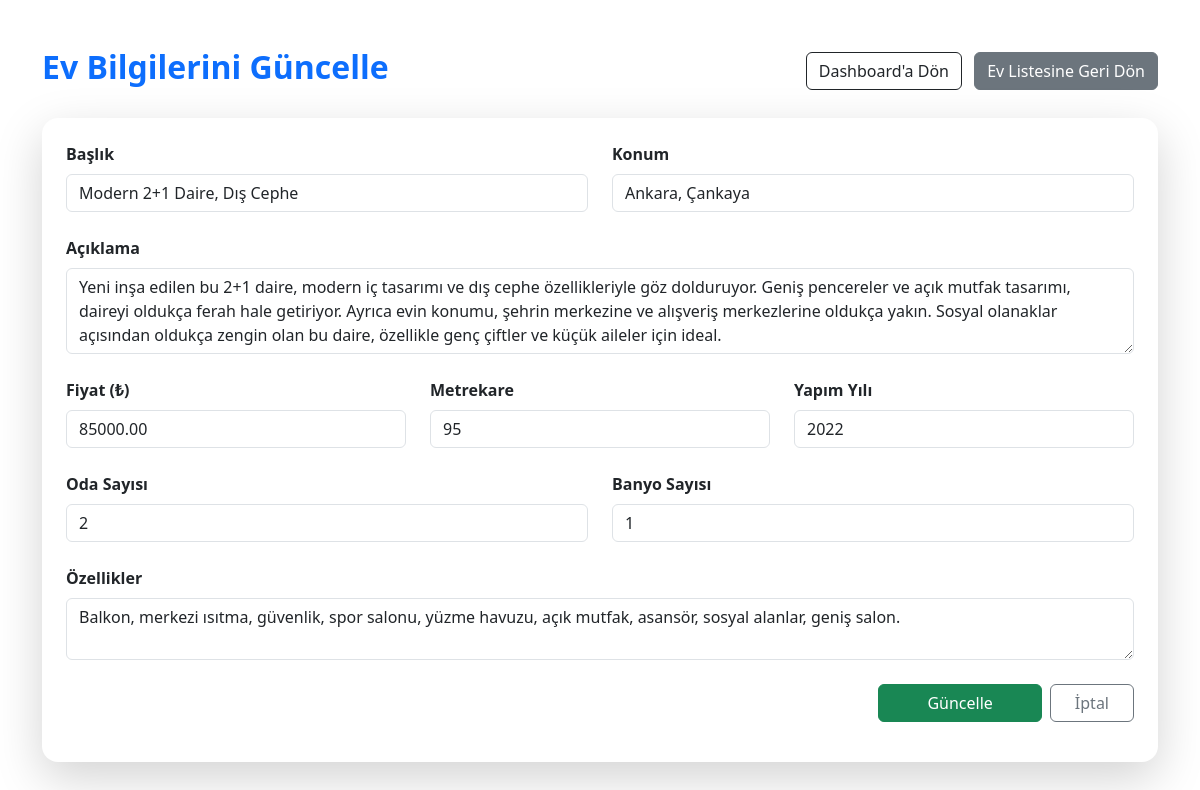
Page /admin/edit_house.php?id=24 (signed in) on the committed database.
### tables this page shows
CREATE TABLE `houses` (
  `id` int(11) NOT NULL,
  `user_id` int(11) NOT NULL,
  `title` varchar(255) NOT NULL,
  `description` text NOT NULL,
  `price` decimal(10,2) NOT NULL,
  `image` varchar(255) DEFAULT NULL,
  `created_at` timestamp NOT NULL DEFAULT current_timestamp(),
  `location` varchar(255) DEFAULT NULL,
  `size` int(11) DEFAULT NULL,
  `bedrooms` int(11) DEFAULT NULL,
  `bathrooms` int(11) DEFAULT NULL,
  `year_built` year(4) DEFAULT NULL,
  `features` text DEFAULT NULL,
  `status` varchar(20) DEFAULT 'available'
);

### admin/edit_house.php (the view, shortened to what this page needs)
<?php
require_once('../includes/config.php');
$house_id = $_GET['id'];
$stmt = $pdo->prepare("SELECT * FROM houses WHERE id = :id");
$stmt->execute([':id' => $house_id]);
$house = $stmt->fetch(PDO::FETCH_ASSOC);
?>
<link href="https://cdn.jsdelivr.net/npm/bootstrap@5.3.0/dist/css/bootstrap.min.css" rel="stylesheet">
<div class="container mt-5 mb-5">
    <div class="d-flex justify-content-between align-items-center mb-4">
        <h2 class="fw-bold text-primary">Ev Bilgilerini Güncelle</h2>
        <div>
            <a href="./dashboard.php" class="btn btn-outline-dark me-2">Dashboard'a Dön</a>
            <a href="manage_houses.php" class="btn btn-secondary">Ev Listesine Geri Dön</a>
        </div>
    </div>
    <div class="card shadow-lg border-0 rounded-4">
        <div class="card-body p-4">
            <form method="POST">
                <div class="row g-4">
                    <div class="col-md-6">
                        <label class="form-label fw-semibold">Başlık</label>
                        <input type="text" name="title" class="form-control" value="<?= htmlspecialchars($house['title']) ?>" required>
                    </div>
                    <div class="col-md-6">
                        <label class="form-label fw-semibold">Konum</label>
                        <input type="text" name="location" class="form-control" value="<?= htmlspecialchars($house['location']) ?>" required>
                    </div>
                    <div class="col-md-12">
                        <label class="form-label fw-semibold">Açıklama</label>
                        <textarea name="description" class="form-control" rows="3" required><?= htmlspecialchars($house['description']) ?></textarea>
                    </div>
                    <div class="col-md-4">
                        <label class="form-label fw-semibold">Fiyat (₺)</label>
                        <input type="number" name="price" class="form-control" value="<?= $house['price'] ?>" required>
                    </div>
                    <div class="col-md-4">
                        <label class="form-label fw-semibold">Metrekare</label>
                        <input type="number" name="size" class="form-control" value="<?= $house['size'] ?>">
                    </div>
                    <div class="col-md-4">
                        <label class="form-label fw-semibold">Yapım Yılı</label>
                        <input type="number" name="year_built" class="form-control" value="<?= $house['year_built'] ?>">
                    </div>
                    <div class="col-md-6">
                        <label class="form-label fw-semibold">Oda Sayısı</label>
                        <input type="number" name="bedrooms" class="form-control" value="<?= $house['bedrooms'] ?>">
                    </div>
                    <div class="col-md-6">
                        <label class="form-label fw-semibold">Banyo Sayısı</label>
                        <input type="number" name="bathrooms" class="form-control" value="<?= $house['bathrooms'] ?>">
                    </div>
                    <div class="col-md-12">
                        <label class="form-label fw-semibold">Özellikler</label>
                        <textarea name="features" class="form-control" rows="2"><?= htmlspecialchars($house['features']) ?></textarea>
                    </div>
                </div>
                <div class="mt-4 d-flex justify-content-end">
                    <button type="submit" class="btn btn-success px-5 me-2">Güncelle</button>
                    <a href="manage_houses.php" class="btn btn-outline-secondary px-4">İptal</a>
                </div>
            </form>
        </div>
    </div>
</div>

### rows in the picture
houses: title "Modern 2+1 Daire, Dış Cephe", location "Ankara, Çankaya", description "Yeni inşa edilen bu 2+1 daire, modern iç tasarımı ve dış cephe özellikleriyle göz dolduruyor. Geniş pencereler ve açık mutfak tasarımı, daireyi oldukça ferah hale getiriyor. Ayrıca evin konumu, şehrin merkezine ve alışveriş merkezlerine oldukça yakın. Sosyal olanaklar açısından oldukça zengin olan bu daire, özellikle genç çiftler ve küçük aileler için ideal.", price "85000.00", size "95", year_built "2022", bedrooms "2", bathrooms "1", features "Balkon, merkezi ısıtma, güvenlik, spor salonu, yüzme havuzu, açık mutfak, asansör, sosyal alanlar, geniş salon."
